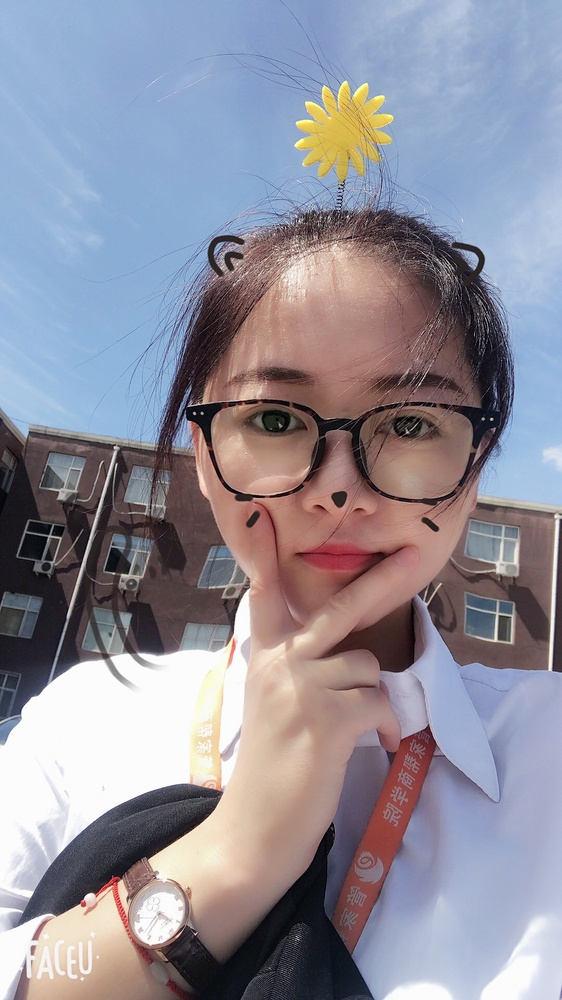
#> input picture opcv1/图像处理的几何变换/image0.jpg, 562 x 1000 px, shrunk from 1080 x 1920 before the run
$ python '图片旋转.py'
#> lines starting #> are read from the running program, lines starting #| are printed output that depends on the picture
import cv2
import numpy as np

img = cv2.imread('image0.jpg',1)
#> img is the input picture: shape (1000, 562, 3); mean B, G, R 154.8, 142.8, 145
cv2.imshow('src',img)
imgInfo = img.shape
#> imgInfo = (1000, 562, 3)
height = imgInfo[0]
#> height = 1000
width = imgInfo[1]
#> width = 562
#
matRotate = cv2.getRotationMatrix2D((height*0.5,width*0.5),45,0.5)#mat矩阵:旋转的中心点，旋转的角度，缩放的系数
#100*100->25度因为旋转会导致四个角超出图的范围，所以缩放
dst = cv2.warpAffine(img,matRotate,(height,width))
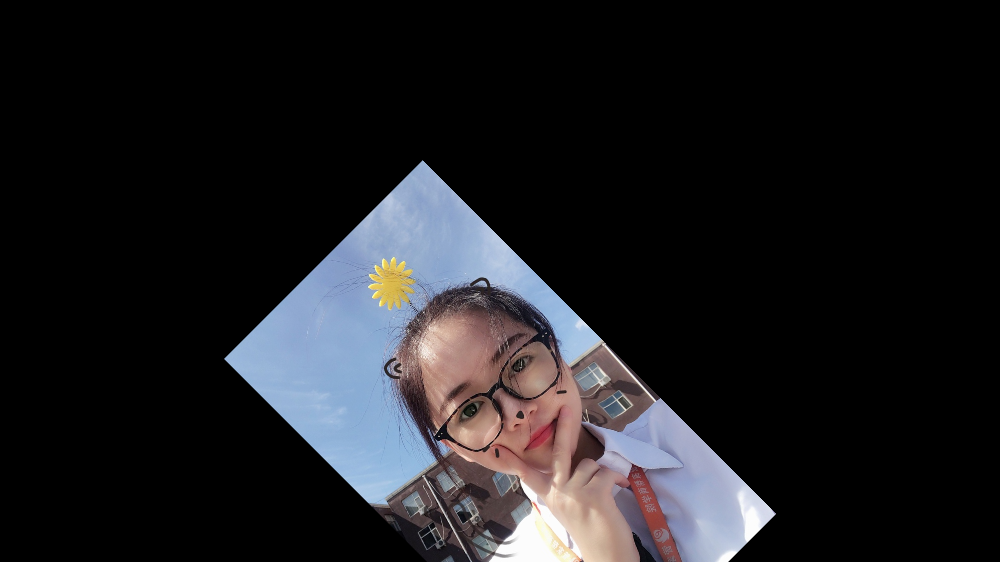
#> dst: shape (562, 1000, 3); mean B, G, R 32.7, 29.7, 29.9
cv2.imshow('dst',dst)
cv2.waitKey(0)
